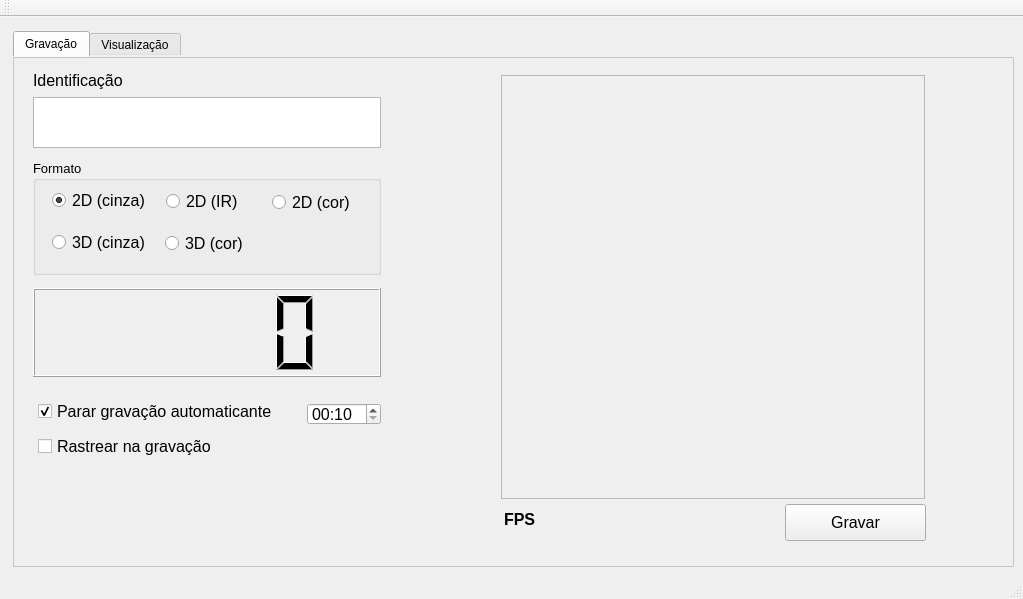
<?xml version="1.0" encoding="UTF-8"?>
<ui version="4.0">
 <class>MainWindow</class>
 <widget class="QMainWindow" name="MainWindow">
  <property name="windowModality">
   <enum>Qt::NonModal</enum>
  </property>
  <property name="geometry">
   <rect>
    <x>0</x>
    <y>0</y>
    <width>1023</width>
    <height>599</height>
   </rect>
  </property>
  <property name="contextMenuPolicy">
   <enum>Qt::NoContextMenu</enum>
  </property>
  <property name="windowTitle">
   <string>Expt-o Morris</string>
  </property>
  <widget class="QWidget" name="centralWidget">
   <widget class="QTabWidget" name="tabViews">
    <property name="geometry">
     <rect>
      <x>13</x>
      <y>14</y>
      <width>1001</width>
      <height>536</height>
     </rect>
    </property>
    <property name="autoFillBackground">
     <bool>true</bool>
    </property>
    <property name="styleSheet">
     <string notr="true">QTabWidget::pane { /* The tab widget frame */
    border: 1px solid #C2C7CB;
}</string>
    </property>
    <property name="tabPosition">
     <enum>QTabWidget::North</enum>
    </property>
    <property name="currentIndex">
     <number>0</number>
    </property>
    <property name="movable">
     <bool>false</bool>
    </property>
    <widget class="QWidget" name="tab">
     <attribute name="title">
      <string>Gravação</string>
     </attribute>
     <widget class="QLabel" name="lblViewGravacao">
      <property name="geometry">
       <rect>
        <x>487</x>
        <y>17</y>
        <width>424</width>
        <height>424</height>
       </rect>
      </property>
      <property name="minimumSize">
       <size>
        <width>424</width>
        <height>424</height>
       </size>
      </property>
      <property name="maximumSize">
       <size>
        <width>424</width>
        <height>424</height>
       </size>
      </property>
      <property name="baseSize">
       <size>
        <width>424</width>
        <height>424</height>
       </size>
      </property>
      <property name="mouseTracking">
       <bool>false</bool>
      </property>
      <property name="autoFillBackground">
       <bool>true</bool>
      </property>
      <property name="frameShape">
       <enum>QFrame::StyledPanel</enum>
      </property>
      <property name="text">
       <string/>
      </property>
      <property name="indent">
       <number>0</number>
      </property>
     </widget>
     <widget class="QPushButton" name="btnGravar">
      <property name="geometry">
       <rect>
        <x>771</x>
        <y>446</y>
        <width>141</width>
        <height>37</height>
       </rect>
      </property>
      <property name="font">
       <font>
        <pointsize>12</pointsize>
       </font>
      </property>
      <property name="text">
       <string>Gravar</string>
      </property>
     </widget>
     <widget class="QLabel" name="lblFPS">
      <property name="geometry">
       <rect>
        <x>490</x>
        <y>447</y>
        <width>270</width>
        <height>28</height>
       </rect>
      </property>
      <property name="font">
       <font>
        <pointsize>12</pointsize>
        <weight>75</weight>
        <bold>true</bold>
       </font>
      </property>
      <property name="text">
       <string>FPS</string>
      </property>
     </widget>
     <widget class="QTimeEdit" name="cboTimerLimite">
      <property name="geometry">
       <rect>
        <x>293</x>
        <y>345</y>
        <width>74</width>
        <height>22</height>
       </rect>
      </property>
      <property name="font">
       <font>
        <pointsize>12</pointsize>
       </font>
      </property>
      <property name="displayFormat">
       <string>mm:ss</string>
      </property>
      <property name="time">
       <time>
        <hour>0</hour>
        <minute>0</minute>
        <second>10</second>
       </time>
      </property>
     </widget>
     <widget class="QGroupBox" name="grpFormato">
      <property name="geometry">
       <rect>
        <x>19</x>
        <y>102</y>
        <width>348</width>
        <height>115</height>
       </rect>
      </property>
      <property name="font">
       <font>
        <pointsize>10</pointsize>
       </font>
      </property>
      <property name="title">
       <string>Formato</string>
      </property>
      <widget class="QRadioButton" name="rdb2Dcor">
       <property name="geometry">
        <rect>
         <x>239</x>
         <y>29</y>
         <width>88</width>
         <height>27</height>
        </rect>
       </property>
       <property name="font">
        <font>
         <pointsize>12</pointsize>
        </font>
       </property>
       <property name="text">
        <string>2D (cor)</string>
       </property>
      </widget>
      <widget class="QRadioButton" name="rdb2Dinfra">
       <property name="geometry">
        <rect>
         <x>133</x>
         <y>28</y>
         <width>84</width>
         <height>27</height>
        </rect>
       </property>
       <property name="font">
        <font>
         <pointsize>12</pointsize>
        </font>
       </property>
       <property name="text">
        <string>2D (IR)</string>
       </property>
      </widget>
      <widget class="QRadioButton" name="rdb3Dcor">
       <property name="geometry">
        <rect>
         <x>132</x>
         <y>70</y>
         <width>89</width>
         <height>27</height>
        </rect>
       </property>
       <property name="font">
        <font>
         <pointsize>12</pointsize>
        </font>
       </property>
       <property name="text">
        <string>3D (cor)</string>
       </property>
      </widget>
      <widget class="QRadioButton" name="rdb3Dcinza">
       <property name="geometry">
        <rect>
         <x>19</x>
         <y>69</y>
         <width>105</width>
         <height>27</height>
        </rect>
       </property>
       <property name="font">
        <font>
         <pointsize>12</pointsize>
        </font>
       </property>
       <property name="text">
        <string>3D (cinza)</string>
       </property>
      </widget>
      <widget class="QRadioButton" name="rdb2Dcinza">
       <property name="geometry">
        <rect>
         <x>19</x>
         <y>27</y>
         <width>105</width>
         <height>27</height>
        </rect>
       </property>
       <property name="font">
        <font>
         <pointsize>12</pointsize>
        </font>
       </property>
       <property name="text">
        <string>2D (cinza)</string>
       </property>
       <property name="checked">
        <bool>true</bool>
       </property>
      </widget>
     </widget>
     <widget class="QTextEdit" name="txtId">
      <property name="geometry">
       <rect>
        <x>29</x>
        <y>49</y>
        <width>325</width>
        <height>31</height>
       </rect>
      </property>
      <property name="font">
       <font>
        <pointsize>14</pointsize>
        <weight>50</weight>
        <bold>false</bold>
       </font>
      </property>
      <property name="frameShape">
       <enum>QFrame::NoFrame</enum>
      </property>
     </widget>
     <widget class="QLabel" name="lblFPSIR_2">
      <property name="geometry">
       <rect>
        <x>19</x>
        <y>9</y>
        <width>107</width>
        <height>27</height>
       </rect>
      </property>
      <property name="font">
       <font>
        <pointsize>12</pointsize>
       </font>
      </property>
      <property name="text">
       <string>Identificação</string>
      </property>
     </widget>
     <widget class="QTextEdit" name="textEdit">
      <property name="enabled">
       <bool>true</bool>
      </property>
      <property name="geometry">
       <rect>
        <x>19</x>
        <y>39</y>
        <width>348</width>
        <height>51</height>
       </rect>
      </property>
      <property name="readOnly">
       <bool>true</bool>
      </property>
     </widget>
     <widget class="QCheckBox" name="chkTrack">
      <property name="geometry">
       <rect>
        <x>24</x>
        <y>379</y>
        <width>180</width>
        <height>19</height>
       </rect>
      </property>
      <property name="font">
       <font>
        <pointsize>12</pointsize>
       </font>
      </property>
      <property name="text">
       <string>Rastrear na gravação</string>
      </property>
     </widget>
     <widget class="QCheckBox" name="chkPararAuto">
      <property name="geometry">
       <rect>
        <x>24</x>
        <y>343</y>
        <width>240</width>
        <height>20</height>
       </rect>
      </property>
      <property name="font">
       <font>
        <pointsize>12</pointsize>
       </font>
      </property>
      <property name="text">
       <string>Parar gravação automaticante</string>
      </property>
      <property name="checked">
       <bool>true</bool>
      </property>
     </widget>
     <widget class="QLCDNumber" name="lcdDisplay">
      <property name="geometry">
       <rect>
        <x>19</x>
        <y>230</y>
        <width>348</width>
        <height>89</height>
       </rect>
      </property>
      <property name="segmentStyle">
       <enum>QLCDNumber::Filled</enum>
      </property>
     </widget>
     <zorder>textEdit</zorder>
     <zorder>lblViewGravacao</zorder>
     <zorder>btnGravar</zorder>
     <zorder>lblFPS</zorder>
     <zorder>cboTimerLimite</zorder>
     <zorder>grpFormato</zorder>
     <zorder>txtId</zorder>
     <zorder>lblFPSIR_2</zorder>
     <zorder>chkTrack</zorder>
     <zorder>chkPararAuto</zorder>
     <zorder>lcdDisplay</zorder>
    </widget>
    <widget class="QWidget" name="tab_2">
     <attribute name="title">
      <string>Visualização</string>
     </attribute>
     <widget class="QPushButton" name="btnVisualizar">
      <property name="geometry">
       <rect>
        <x>825</x>
        <y>455</y>
        <width>99</width>
        <height>40</height>
       </rect>
      </property>
      <property name="font">
       <font>
        <pointsize>12</pointsize>
       </font>
      </property>
      <property name="text">
       <string>Visualizar</string>
      </property>
     </widget>
     <widget class="QLabel" name="lblViewTracks">
      <property name="geometry">
       <rect>
        <x>500</x>
        <y>29</y>
        <width>424</width>
        <height>424</height>
       </rect>
      </property>
      <property name="minimumSize">
       <size>
        <width>424</width>
        <height>424</height>
       </size>
      </property>
      <property name="maximumSize">
       <size>
        <width>424</width>
        <height>424</height>
       </size>
      </property>
      <property name="baseSize">
       <size>
        <width>424</width>
        <height>424</height>
       </size>
      </property>
      <property name="mouseTracking">
       <bool>false</bool>
      </property>
      <property name="autoFillBackground">
       <bool>true</bool>
      </property>
      <property name="frameShape">
       <enum>QFrame::StyledPanel</enum>
      </property>
      <property name="text">
       <string/>
      </property>
      <property name="indent">
       <number>0</number>
      </property>
     </widget>
    </widget>
   </widget>
  </widget>
  <widget class="QMenuBar" name="menuBar">
   <property name="geometry">
    <rect>
     <x>0</x>
     <y>0</y>
     <width>1023</width>
     <height>21</height>
    </rect>
   </property>
  </widget>
  <widget class="QToolBar" name="mainToolBar">
   <attribute name="toolBarArea">
    <enum>TopToolBarArea</enum>
   </attribute>
   <attribute name="toolBarBreak">
    <bool>false</bool>
   </attribute>
  </widget>
  <widget class="QStatusBar" name="statusBar"/>
 </widget>
 <layoutdefault spacing="6" margin="11"/>
 <resources/>
 <connections/>
</ui>
